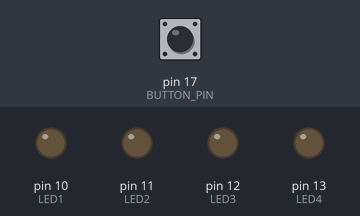
Recording of a sketch running on a simulated Arduino Uno, built with avr-gcc and run on an emulated ATmega328P. On the bench: output pins drawn as LEDs (lit = HIGH). Dashed ring = blinking. The test bench sets the inputs (shaded band); at power-on: pin 17 (BUTTON_PIN) HIGH.

Above: at 1.2 s.
1.3 s: pin 17 (BUTTON_PIN) pulled LOW for 1 s
At 2.7 s:
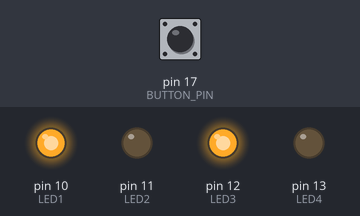
3.8 s: pin 17 (BUTTON_PIN) pulled LOW for 0.15 s
At 5.0 s:
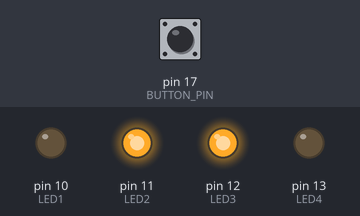
5.4 s: pin 17 (BUTTON_PIN) pulled LOW for 0.15 s
At 6.6 s:
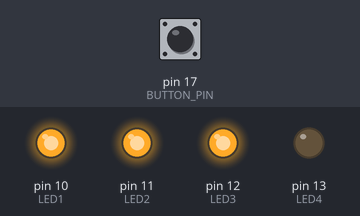
7.0 s: pin 17 (BUTTON_PIN) pulled LOW for 3.2 s
At 8.51 s:
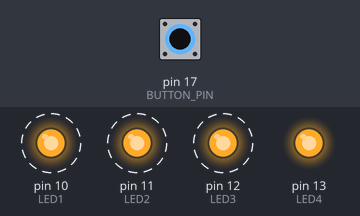
Timing chart, 0 to 11.5 s (numbered marks = the images above; inputs shaded):
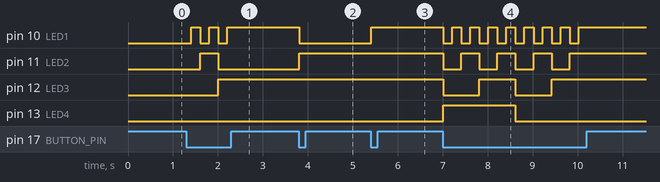

Measured:
- after the input at 1.3 s, pin 10 (LED1): alternates HIGH for 0.20 s and LOW for 0.20 s, 5 changes in all, then stays HIGH, starting after 0.10 s; pin 11 (LED2): LOW → HIGH after 0.30 s, → LOW 0.40 s later; pin 12 (LED3): LOW → HIGH after 0.70 s
- after the input at 3.8 s, pin 10 (LED1): HIGH → LOW at once; pin 11 (LED2): LOW → HIGH at once
- after the input at 5.4 s, pin 10 (LED1): LOW → HIGH at once
- after the input at 7.0 s, pin 10 (LED1): alternates HIGH for 0.20 s and LOW for 0.20 s, 16 changes in all, then stays HIGH, starting at once; pin 11 (LED2): alternates HIGH for 0.40 s and LOW for 0.40 s, 8 changes in all, then stays HIGH, starting at once

The sketch:

mt6.ino
```cpp
const int TICK_INTERVAL = 1000; // 1000us is our 'tick'

const int LED1 = 10;
const int LED2 = 11;
const int LED3 = 12;
const int LED4 = 13;

const int BUTTON_PIN = 17;
bool lastButtonState = HIGH; // Default HIGH for INPUT_PULLUP
bool currentButtonState;

unsigned long millisecondCounter = 0; // 0.001 seconds

int counter = 0;

void setup() {
pinMode(BUTTON_PIN, INPUT_PULLUP);

  pinMode(LED1, OUTPUT);
  digitalWrite(LED1, LOW);

  pinMode(LED2, OUTPUT);
  digitalWrite(LED2, LOW);

  pinMode(LED3, OUTPUT);
  digitalWrite(LED3, LOW);

  pinMode(LED4, OUTPUT);
  digitalWrite(LED4, LOW);
}

unsigned long previousMicros = micros();

void loop() {
    unsigned long currentMicros = micros();

    // this block executes every 1ms
    if (currentMicros - previousMicros >= TICK_INTERVAL) {
        previousMicros = currentMicros;
        millisecondCounter++;

        // this block executes every 250ms
        if (millisecondCounter >= 200) {
            millisecondCounter = 0;
            currentButtonState = digitalRead(17); // get button state
            if (currentButtonState == LOW && lastButtonState == HIGH) {
                counter++;
                if (counter > 0b1111) {
                    counter = 0;
                }

                if (counter & 0b0001) {
                    digitalWrite(LED1, HIGH);
                }
                else {
                    digitalWrite(LED1, LOW);
                }

                if (counter & 0b0010) {
                    digitalWrite(LED2, HIGH);
                }
                else {
                    digitalWrite(LED2, LOW);
                }

                if (counter & 0b0100) {
                    digitalWrite(LED3, HIGH);
                }
                else {
                    digitalWrite(LED3, LOW);
                }

                if (counter & 0b1000) {
                    digitalWrite(LED4, HIGH);
                }
                else {
                    digitalWrite(LED4, LOW);
                }

            }
        }
    }
}
```
